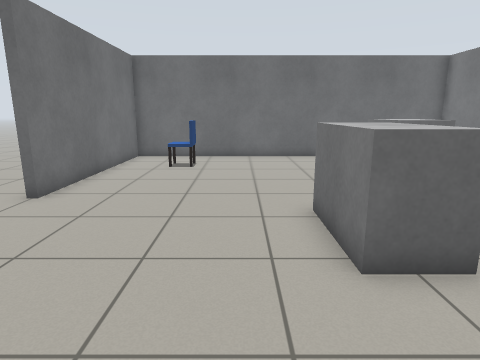
View 1 (above)

12 first-person views from a walk through a Gazebo world. The camera is 1.1 m above the floor, tilts 12° down and sees 75° across. The floor is counted in squares, 0.5 m on a side. Each view is taken from the middle of a square. On the plan, view 1 faces up. The plan holds only what a view shows up to about 18 squares ahead; the rest is blank.

View 2
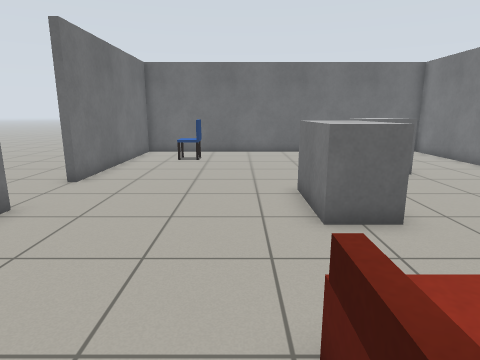

View 3
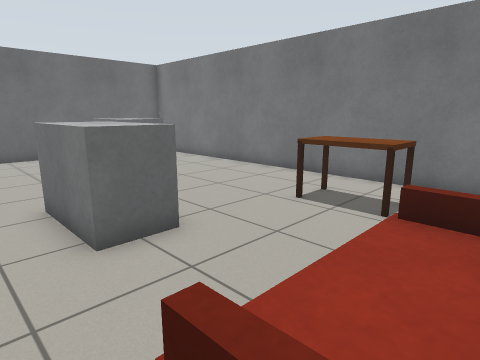

View 4
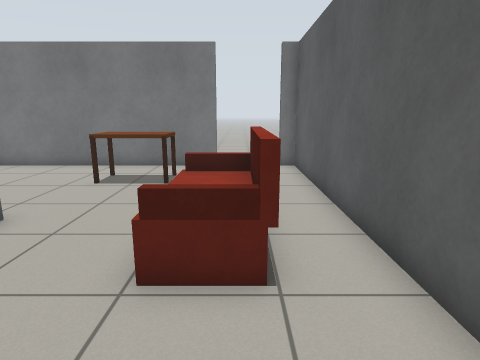

View 5
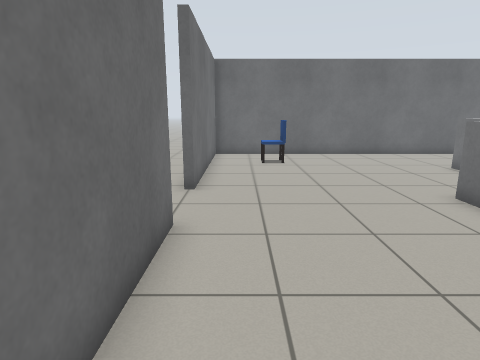

View 6
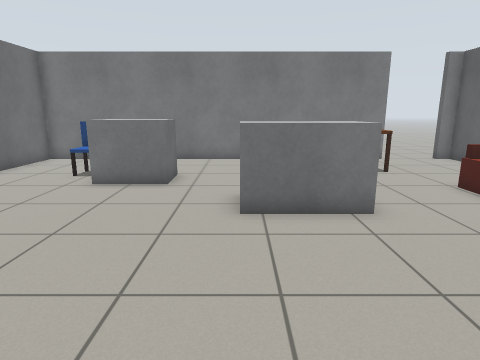

View 7
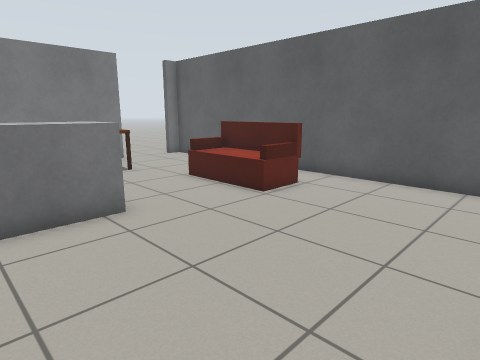

View 8
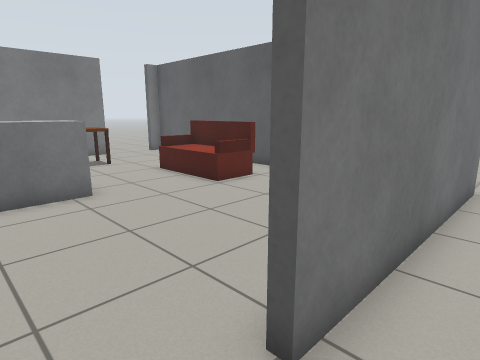

View 9
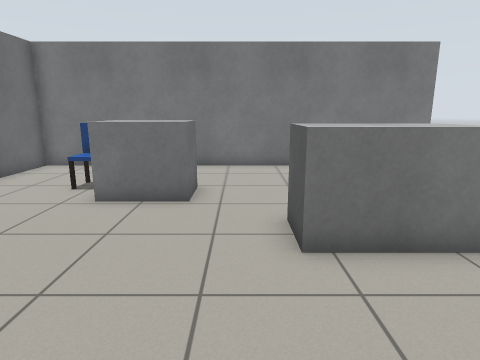

View 10
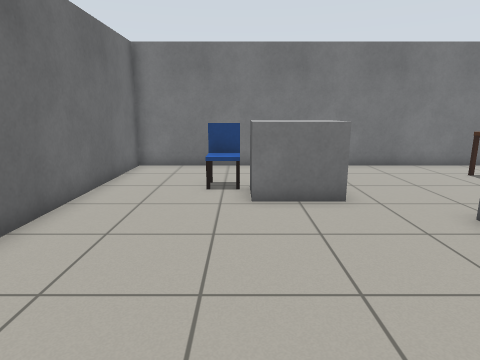

View 11
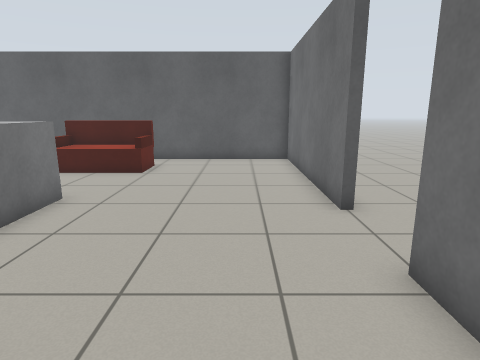

View 12
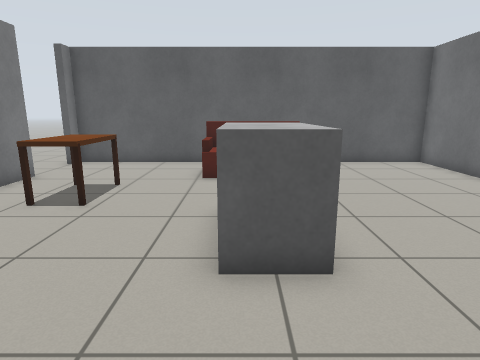

### Floor plan
Points are (right, up) in squares from view 1. A wall is a line through its corners. A room is listed if a view was taken in it or the views show most of it. See-through windows are left out.
Room 1 (views 1, 2, 3, 4, 5, 6, 7, 9, 10, 11, 12)
walls: (-5.7, 5) (-5.3, 5) (-5.3, -3.4) (10.4, -3.4); (10.4, -0.1) (10.4, 16.3) (-5.3, 16.3) (-5.3, 8); (10.4, -2.7) (10.8, -2.7)
ways out: opening at (-5, 7) to room 2; opening at (11.5, -3) to room 2
objects: chair (-3, 13) to (-2, 14); sofa (1, -1) to (4, 0); grey box (2, 4) to (3, 7); grey box (5, 10) to (6, 11); chair (6, 12) to (7, 13); table (7, 2) to (8, 3)
Room 2 (view 8)
walls: (-5.7, -3.5) (-5.7, 5); (-5.3, 8) (-5.8, 8)
ways out: opening at (-5, 7) to room 1; opening at (11.5, -3) to room 1

Positions as (right, up) in squares from view 1, and headings:
1: (0, 0), facing up
2: (0, -2), facing up
3: (0, -1), facing up-right
4: (-3, -1), facing right
5: (-4, -1), facing up
6: (-5, 7), facing right
7: (-5, 7), facing down-right
8: (-7, 7), facing down-right
9: (-3, 8), facing right
10: (-3, 12), facing right
11: (-3, 12), facing down
12: (3, 11), facing down
